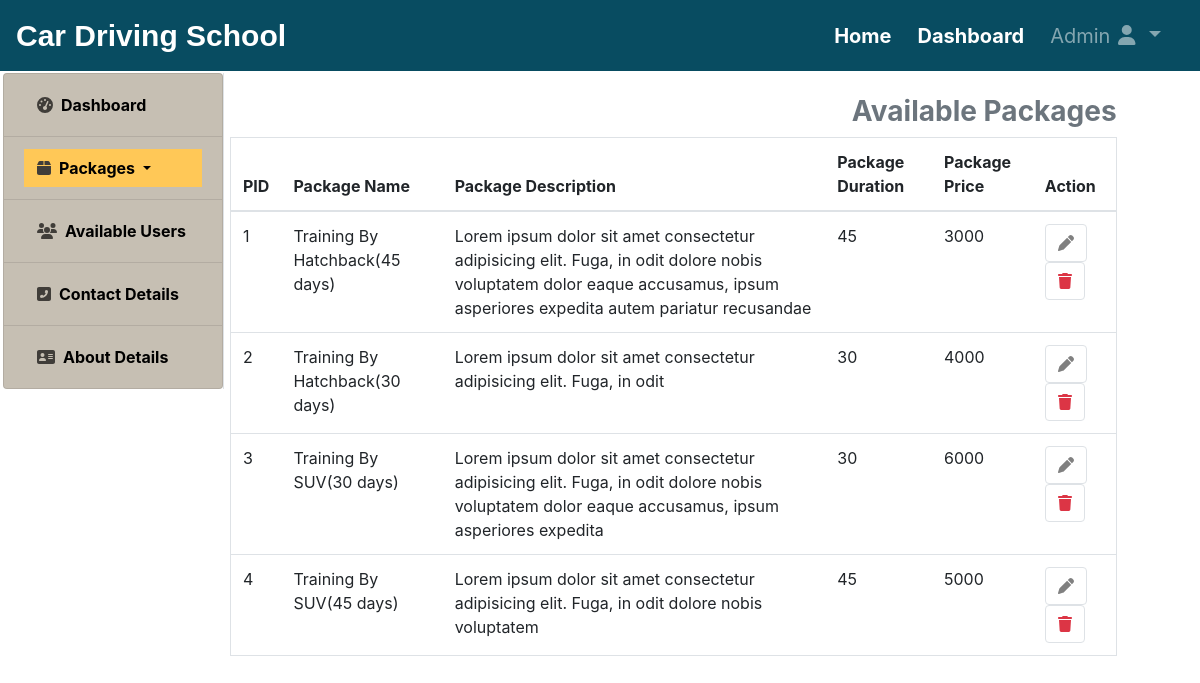
The app's page /adminuser/manage-packages/ (signed in) with its own data.
### core/models.py (models this page shows)
class packagemodel(models.Model):
    pname=models.CharField(max_length=255)
    pdesc=models.TextField()
    pduration=models.IntegerField()
    pprice=models.IntegerField()

### adminuser/views.py (the view)
# urls.py: path('manage-packages/',views.manage_packages,name="manage-packages"),
def manage_packages(request):
    page='Manage Packages'
    if request.user.is_authenticated:
        packages=packagemodel.objects.all()
        return render(request,'adminuser/packages.html',{'packages':packages,'page':page})
    else:
        return HttpResponseRedirect('/')

### adminuser/templates/adminuser/packages.html (shortened to what this page needs)
{% extends 'core/base.html' %}
{% load static %}
{% block navbar %}
    {% include 'core/navbar.html' %}
{% endblock navbar %}
{% block content %}
    <div class="container-fluid">
        <div class="row">
            <div class="col-lg-2 col-sm-4 col-md-3" style="left:-13px;">
                {% include 'adminuser/sidebar.html' %}
            </div>
            <div class="col-sm-12 col-md-10" style="top:95px;">
                <div class="container-fluid">
                    <div class="row">
                        <div class="col-md-10 offset-md-4 col-lg-11 offset-lg-0" style="position:absolute;z-index:1;">
                            <h3 class="font-weight-bold text-secondary text-right">Available Packages</h3>
                            <table class="table table-hover border">
                                <thead>
                                    <tr>
                                        <th>PID</th>
                                        <th>Package Name</th>
                                        <th>Package Description</th>
                                        <th>Package Duration</th>
                                        <th>Package Price</th>
                                        <th>Action</th>
                                    </tr>
                                </thead>
                                <tbody>
                                    {% for package in packages %}
                                        <tr>
                                            <td>{{package.id}}</td>
                                            <td>{{package.pname}}</td>
                                            <td>{{package.pdesc}}</td>
                                            <td>{{package.pduration}}</td>
                                            <td>{{package.pprice}}</td>
                                            <td>
                                                <a href="{% url 'update-package' package.id %}" class="btn border" style="color:grey;"><i class="fas fa-pen"></i></a>
                                                <a href="{% url 'delete-package' package.id %}" class="btn border text-danger"><i class="fas fa-trash"></i></a>
                                            </td>
                                        </tr>
                                    {% endfor %}
                                </tbody>
                            </table>
                        </div>
                    </div>
                </div>
            </div>
        </div>
    </div>
{% endblock content %}

### records on screen
packagemodel: id "1", pname "Training By Hatchback(45 days)", pdesc "Lorem ipsum dolor sit amet consectetur adipisicing elit. Fuga, in odit dolore nobis voluptatem dolor eaque accusamus, ipsum asperiores expedita autem pariatur recusandae", pduration "45", pprice "3000"
packagemodel: id "2", pname "Training By Hatchback(30 days)", pdesc "Lorem ipsum dolor sit amet consectetur adipisicing elit. Fuga, in odit", pduration "30", pprice "4000"
packagemodel: id "3", pname "Training By SUV(30 days)", pdesc "Lorem ipsum dolor sit amet consectetur adipisicing elit. Fuga, in odit dolore nobis voluptatem dolor eaque accusamus, ipsum asperiores expedita", pduration "30", pprice "6000"
packagemodel: id "4", pname "Training By SUV(45 days)", pdesc "Lorem ipsum dolor sit amet consectetur adipisicing elit. Fuga, in odit dolore nobis voluptatem", pduration "45", pprice "5000"
